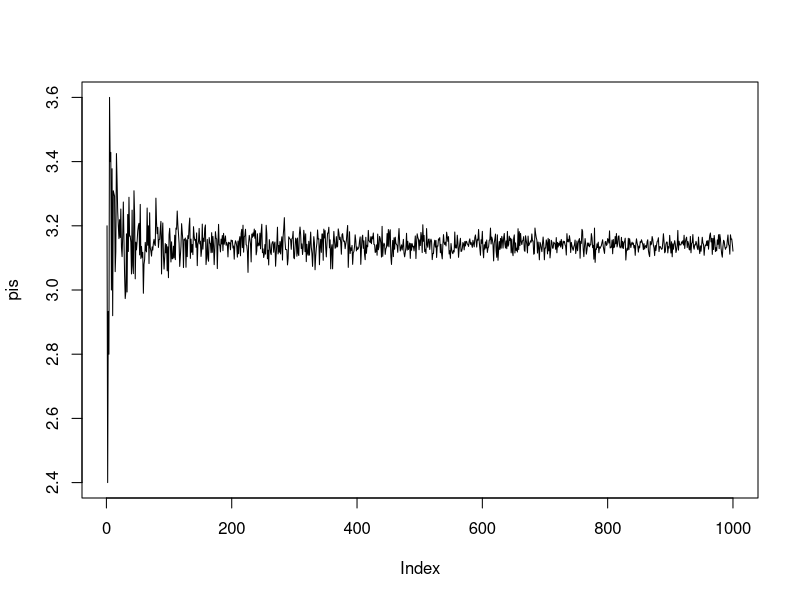
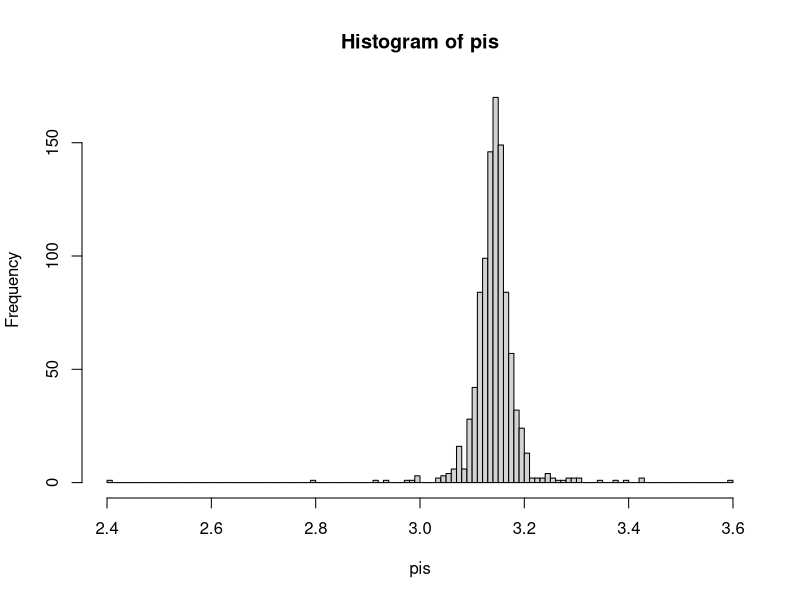
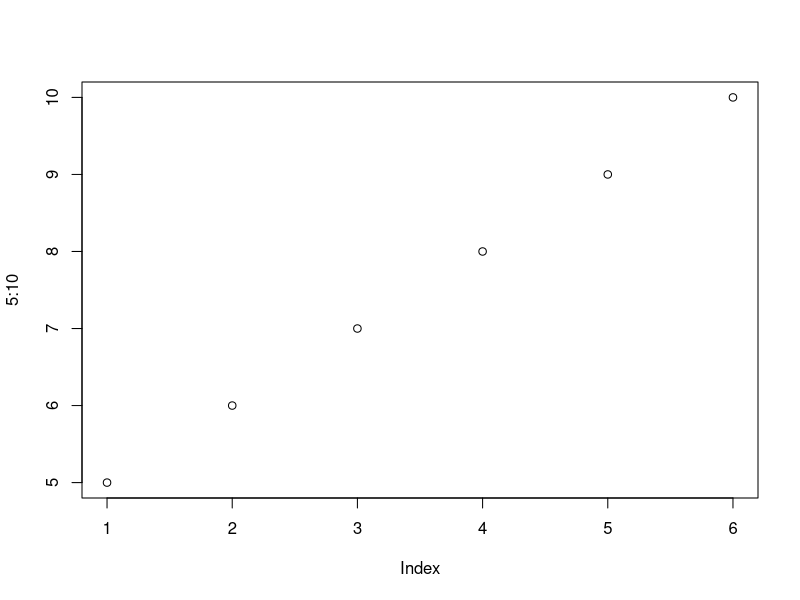
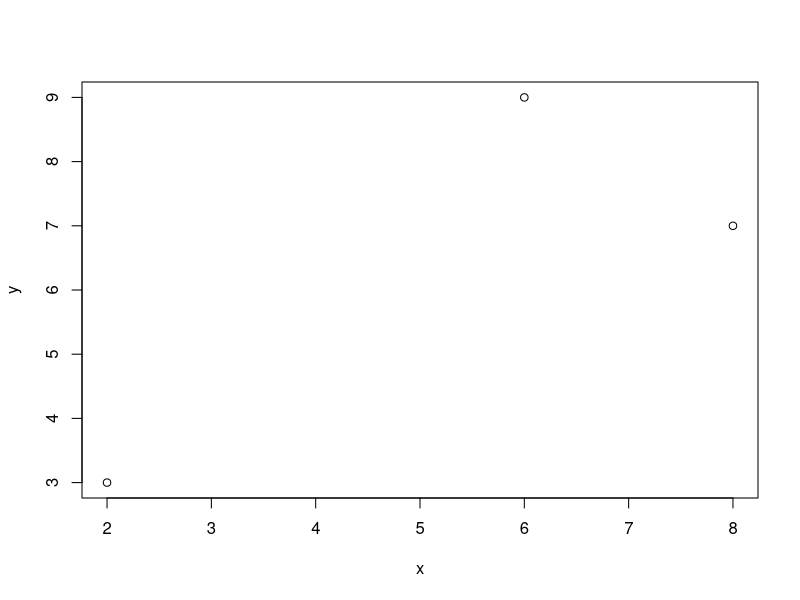
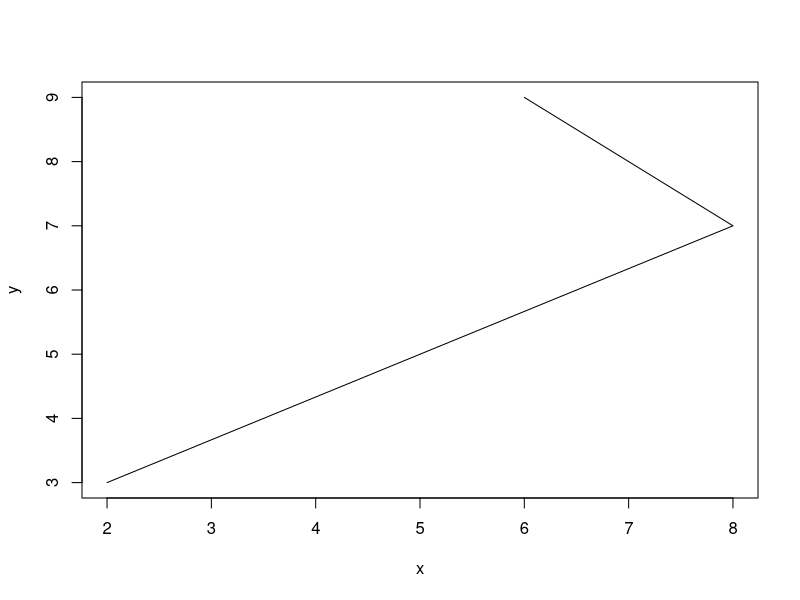
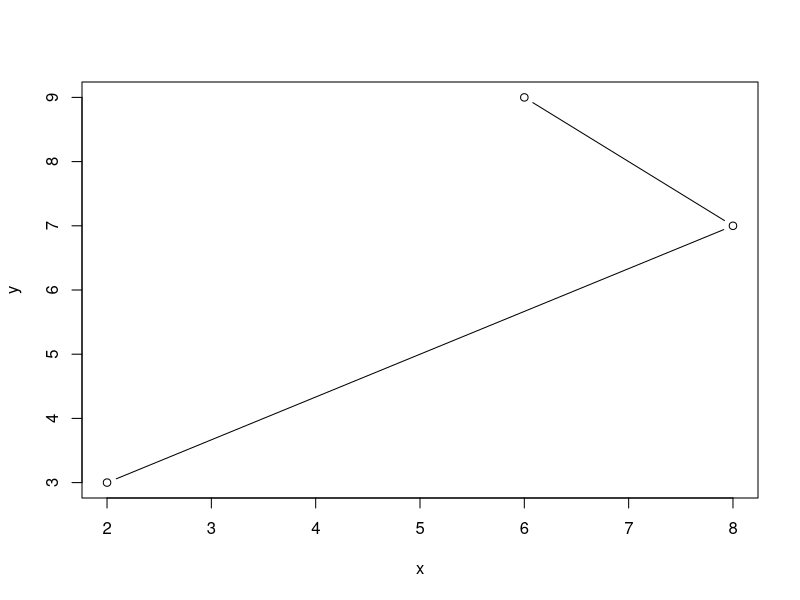
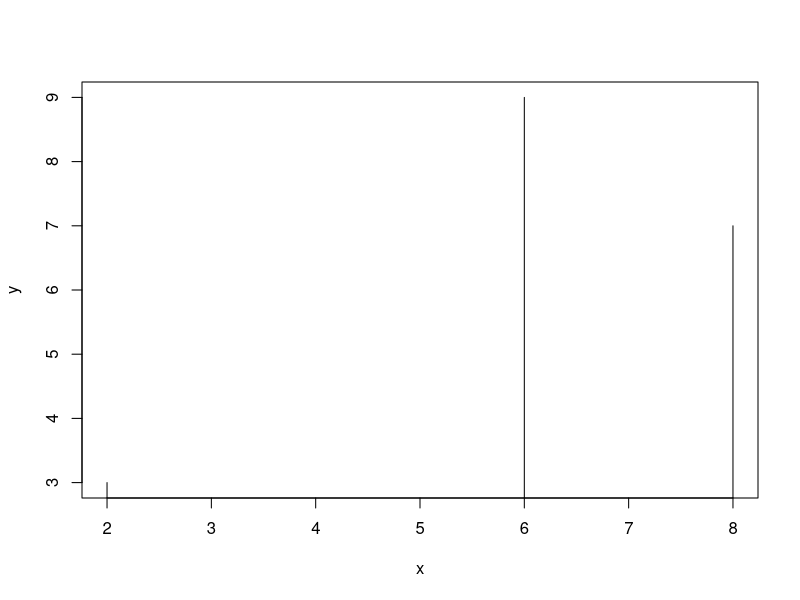
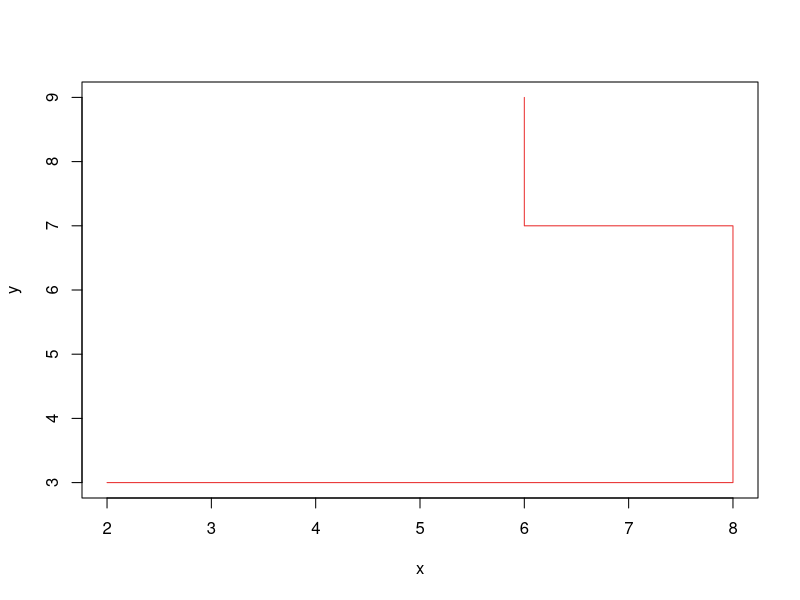

Recreate these plots in R, in order.
#Циклы и графика
#For - циклы с подсчетом повторов

y=c()
for (i in 1:100)
{
  x=i+2
  y=c(y,x)
}
y

l = list(1:10,-2:10,-9:-3,400:1000, 120:190)
mn=c()
for (i in 1:length(l))
{
  mn=c(mn,mean(l[[i]]))
}
mn

#Вычисление числа Пи методом Монтекарло
#Просто

x=runif(100000,-1,1)
y=runif(100000,-1,1)

Pi=0
Nr=0
Ns=0
for (i in 1:100000)
{
  
  if ((x[i]^2+y[i]^2)>1)
  { 
    Ns=Ns+1
  }
  else
  {
    Nr=Nr+1
  }
}
Pi=4*Nr/(Ns+Nr)
Pi

#Красиво

pis=c()
for (i in seq(10,10000,10))
{ x=runif(i,-1,1)
y=runif(i,-1,1)
z=table(x^2+y^2<=1)
my_p=4*z[2]/i
pis=c(pis,my_p)
}
plot(pis,type="l")

hist(pis,nclas=100)
mean(pis)

#Взяв iris data.frame, для первых двух колонок получить список содержащий матрицы
l=list()
for (i in 1:length(iris[,1]))
{
  v=c(iris[i,1],sum(iris[,1])-iris[i,1],iris[i,2],sum(iris[,2])-iris[i,2])
  dim(v)=c(2,2)
  l2=list(v)
  l=c(l,l2)
}
l

#Функция Apply
apply(iris[,1:4],2,sum)
tapply(iris$Sepal.Length, iris$Species, sum)

#Базовая графика - функция plot(x,y)
x=c(2,8,6)
y=c(3,7,9)
plot(5:10)
plot(x,y)
plot(x,y, type="l")
plot(x,y, type="b")
plot(x,y,type="h")
plot(x,y,type="s", col=rgb(.90,.10,.10,.9))
plot(seq(-10,10,.01),sin(seq(-10,10,.01)), type="h")
plot(seq(-10,10,.01), sin(seq(-10,10,.01)), col=rgb(.90,.10,.10,.9), type="h", xlim=c(-20,20), ylim=c(-5,5))
plot(seq(-10,10,.01),sin(seq(-10,10,.01)), col=rgb(.90,.10,.10,.9), type="h", xlim=c(-20,20), ylim=c(-5,5),main="My first cos(x)",xlab="x",ylab="sin(x)")
plot(seq(-10,10,.01),sin(seq(-10,10,.01)), col=rgb(.90,.10,.10,.9), type="l", xlim=c(-20,20), ylim=c(-5,5),main="My first cos(x)",xlab="x",ylab="sin(x)",lwd=.4)
plot(seq(-10,10,.01),sin(seq(-10,10,.01)), col=rgb(.90,.10,.10,.9), type="l", xlim=c(-20,20), ylim=c(-5,5),main="My first cos(x)",xlab="x",ylab="sin(x)",lwd=4, lty=4)
plot(seq(-10,10,.01),sin(seq(-10,10,.01)), col=rgb(.90,.10,.10,.9), type="b", xlim=c(-20,20), ylim=c(-5,5),main="My first cos(x)",xlab="x",ylab="sin(x)",lwd=4, lty=4, pch=4)
plot(seq(-10,10,.01),sin(seq(-10,10,.01)), type="l")
lines(seq(-10,10,.01),rep(c(0),2001), type="l", col="red")
x=(seq(-10,10,.01))
plot(x, (1-x^2)^.5, type="l",ylim=c(1,-1), xlim=c(-1,1))
lines(x, -((1-x^2)^.5))
lines(rep(c(0),401),seq(-2,2,.01))
lines(seq(-2,2,.01),rep(c(0),401))

#Пакет ggplot2
library(ggplot2)

str(mtcars)
ggplot(mtcars, aes(x = cyl, y = mpg)) +
  geom_point()

#Давайте построим график рассматривая cyl как фактор
ggplot(mtcars, aes(x = factor(cyl), y = mpg)) +
  geom_point()

#Точечная диаграмма
ggplot(mtcars, aes(x = wt, y = mpg)) +
  geom_point()

#Легенда
ggplot(mtcars, aes(x = wt, y = mpg, col = disp)) +
  geom_point()

#Размер точек
ggplot(mtcars, aes(x = wt, y = mpg, size = disp)) +
  geom_point()

#Добавим geom_point() и geom_smooth() через символ 
ggplot(diamonds, aes(x = carat, y = price)) + geom_point() + geom_smooth(method = 'gam')
ggplot(diamonds, aes(x = carat, y = price)) +
  geom_point() +
  geom_smooth(method = 'gam')

ggplot(diamonds, aes(x = carat, y = price)) +  geom_smooth(method = 'gam')

ggplot(diamonds, aes(x = carat, y = price, col=clarity)) +
  geom_smooth(method = 'gam')

ggplot(diamonds, aes(x = carat, y = price, col=clarity)) +
  geom_point(alpha = 0.4)
dia_plot = ggplot(diamonds, aes(x = carat, y = price))
dia_plot + geom_point()
dia_plot + geom_point(aes(col=clarity))

